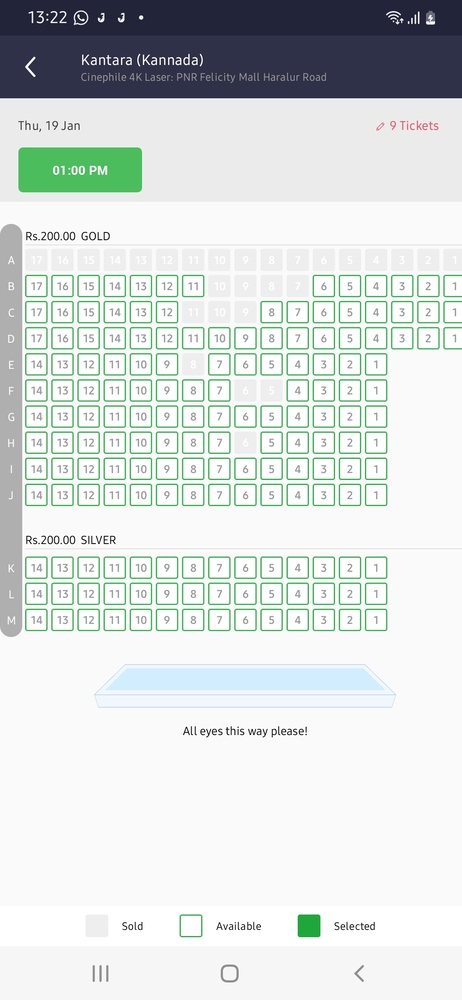
#> input picture trial.jpg, 462 x 1000 px, shrunk from 1080 x 2340 before the run, found by its file name
$ python trial.py
#> lines starting #> are read from the running program, lines starting #| are printed output that depends on the picture
import cv2
import pytesseract
import numpy as np

pytesseract.pytesseract.tesseract_cmd=r"C:\Program Files\Tesseract-OCR\tesseract.exe"


#img = cv2.imread(r"C:\Users\Harika Naishadham\OneDrive\Documents\IP\sqa-vision\trial.jpg", cv2.IMREAD_GRAYSCALE)
#img = cv2.cvtColor(img, cv2.COLOR_BGR2RGB)
img = cv2.imread(r'C:\Users\Harika Naishadham\OneDrive\Documens\IP\sqa-vision\trial.jpg', cv2.IMREAD_COLOR)
#> img is the input picture: shape (1000, 462, 3); mean B, G, R 219.9, 221.7, 215.6
img = cv2.cvtColor(img, cv2.COLOR_BGR2GRAY)
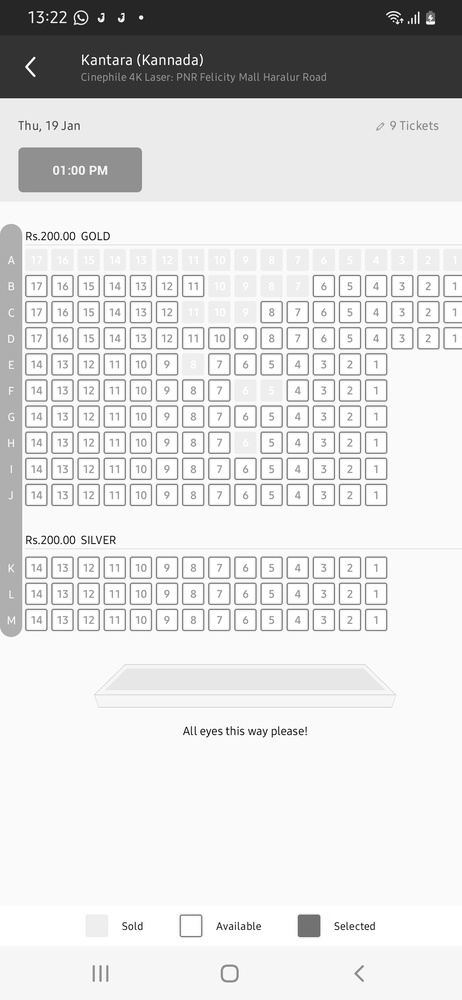
#> img: shape (1000, 462); min 2, max 255, mean 219.7


#> (the run stopped early here; a loop or call above may not have finished)
